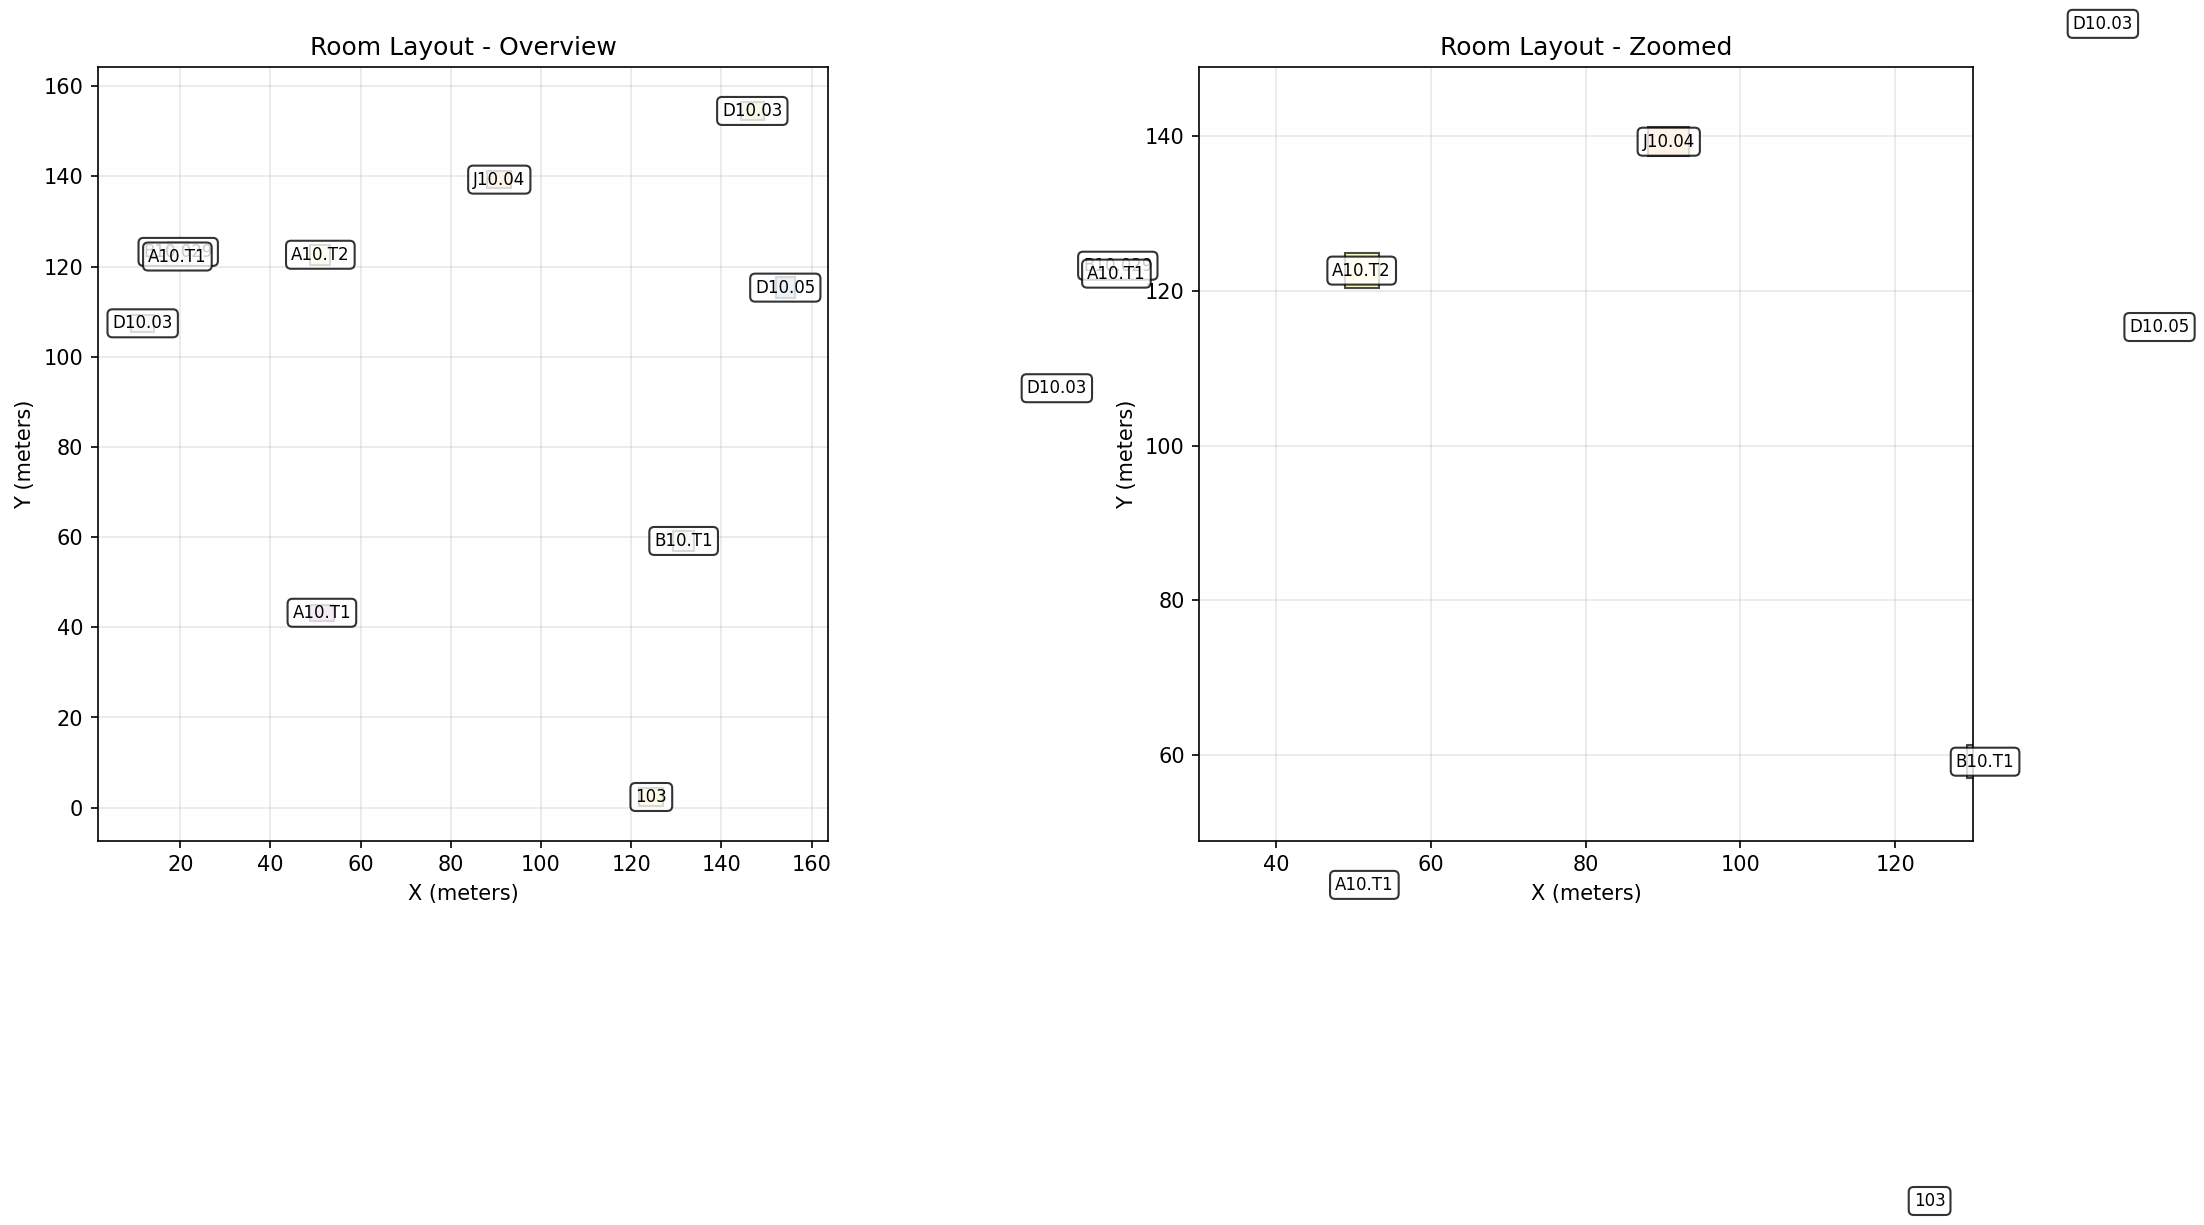

Here is the Python script that generated this plot:
#!/usr/bin/env python3
"""
Debug script to visualize the current geometry extraction results
"""

import sys
import os
sys.path.append(os.path.dirname(os.path.abspath(__file__)))

from ifc_room_schedule.parser.ifc_file_reader import IfcFileReader
from ifc_room_schedule.parser.ifc_space_extractor import IfcSpaceExtractor
from ifc_room_schedule.visualization.geometry_extractor import GeometryExtractor
import matplotlib.pyplot as plt
import matplotlib.patches as patches
from matplotlib.colors import ListedColormap
import numpy as np

def debug_current_geometry():
    """Debug the current geometry extraction with visualization."""
    
    print("Debugging current geometry extraction...")
    print("=" * 60)
    
    # Load IFC file
    ifc_file_path = "tesfiler/DEICH_Test.ifc"
    reader = IfcFileReader()
    success, message = reader.load_file(ifc_file_path)
    
    if not success:
        print(f"[ERROR] Failed to load IFC file: {message}")
        return
    
    print("[OK] IFC file loaded")
    ifc_file = reader.get_ifc_file()
    
    # Extract spaces
    extractor = IfcSpaceExtractor()
    spaces = extractor.extract_spaces(ifc_file)
    print(f"[OK] Found {len(spaces)} spaces")
    
    # Extract geometry
    geom_extractor = GeometryExtractor()
    
    # Process first 10 spaces for detailed analysis
    sample_spaces = spaces[:10]
    
    fig, (ax1, ax2) = plt.subplots(1, 2, figsize=(16, 8))
    
    colors = plt.cm.Set3(np.linspace(0, 1, len(sample_spaces)))
    
    print(f"\nAnalyzing first {len(sample_spaces)} spaces:")
    print("-" * 50)
    
    for i, space in enumerate(sample_spaces):
        space_name = getattr(space, 'Name', f'Space_{i}') or f'Space_{i}'
        space_guid = getattr(space, 'GlobalId', f'guid_{i}')
        
        print(f"\n{i+1}. {space_name} ({space_guid})")
        
        # Extract polygons
        polygons = geom_extractor.extract_space_boundaries(space)
        
        if polygons:
            polygon = polygons[0]  # Use first polygon
            points = polygon.points
            
            print(f"   - Points: {len(points)}")
            print(f"   - Area: {polygon.get_area():.1f} m2")
            
            # Get bounds
            x_coords = [p.x for p in points]
            y_coords = [p.y for p in points]
            min_x, max_x = min(x_coords), max(x_coords)
            min_y, max_y = min(y_coords), max(y_coords)
            
            print(f"   - Bounds: ({min_x:.1f}, {min_y:.1f}) to ({max_x:.1f}, {max_y:.1f})")
            print(f"   - Dimensions: {max_x-min_x:.1f} x {max_y-min_y:.1f} m")
            print(f"   - Center: ({(min_x+max_x)/2:.1f}, {(min_y+max_y)/2:.1f})")
            
            # Plot on both axes
            for ax in [ax1, ax2]:
                # Create polygon patch
                xy_points = [(p.x, p.y) for p in points]
                poly_patch = patches.Polygon(xy_points, 
                                           facecolor=colors[i], 
                                           edgecolor='black', 
                                           alpha=0.7,
                                           linewidth=1)
                ax.add_patch(poly_patch)
                
                # Add label at center
                center_x = (min_x + max_x) / 2
                center_y = (min_y + max_y) / 2
                ax.text(center_x, center_y, space_name, 
                       ha='center', va='center', fontsize=8, 
                       bbox=dict(boxstyle="round,pad=0.3", facecolor='white', alpha=0.8))
        else:
            print(f"   - No geometry extracted")
    
    # Set up axes
    ax1.set_title("Room Layout - Overview")
    ax1.set_xlabel("X (meters)")
    ax1.set_ylabel("Y (meters)")
    ax1.grid(True, alpha=0.3)
    ax1.set_aspect('equal')
    
    ax2.set_title("Room Layout - Zoomed")
    ax2.set_xlabel("X (meters)")
    ax2.set_ylabel("Y (meters)")
    ax2.grid(True, alpha=0.3)
    ax2.set_aspect('equal')
    
    # Auto-scale axes
    ax1.autoscale()
    ax2.autoscale()
    
    # Zoom ax2 to show potential overlaps better
    if sample_spaces:
        # Find the area with most rooms for zooming
        all_centers = []
        for space in sample_spaces:
            polygons = geom_extractor.extract_space_boundaries(space)
            if polygons:
                polygon = polygons[0]
                points = polygon.points
                x_coords = [p.x for p in points]
                y_coords = [p.y for p in points]
                center_x = (min(x_coords) + max(x_coords)) / 2
                center_y = (min(y_coords) + max(y_coords)) / 2
                all_centers.append((center_x, center_y))
        
        if all_centers:
            # Find center of all centers
            avg_x = sum(c[0] for c in all_centers) / len(all_centers)
            avg_y = sum(c[1] for c in all_centers) / len(all_centers)
            
            # Set zoom window around this center
            zoom_size = 50  # 50 meter window
            ax2.set_xlim(avg_x - zoom_size, avg_x + zoom_size)
            ax2.set_ylim(avg_y - zoom_size, avg_y + zoom_size)
    
    plt.tight_layout()
    plt.savefig('debug_current_geometry.png', dpi=150, bbox_inches='tight')
    print(f"\n[OK] Visualization saved as 'debug_current_geometry.png'")
    
    # Check for overlaps
    print(f"\nChecking for overlaps among sample spaces...")
    overlaps = []
    
    for i, space1 in enumerate(sample_spaces):
        polygons1 = geom_extractor.extract_space_boundaries(space1)
        if not polygons1:
            continue
            
        name1 = getattr(space1, 'Name', f'Space_{i}') or f'Space_{i}'
        poly1 = polygons1[0]
        center1 = poly1.get_center()
        
        for j, space2 in enumerate(sample_spaces[i+1:], i+1):
            polygons2 = geom_extractor.extract_space_boundaries(space2)
            if not polygons2:
                continue
                
            name2 = getattr(space2, 'Name', f'Space_{j}') or f'Space_{j}'
            poly2 = polygons2[0]
            center2 = poly2.get_center()
            
            # Calculate distance between centers
            distance = ((center1.x - center2.x)**2 + (center1.y - center2.y)**2)**0.5
            
            # If centers are very close, likely overlapping
            if distance < 5.0:  # Less than 5 meters apart
                overlaps.append((name1, name2, distance))
    
    if overlaps:
        print(f"[WARNING] Found {len(overlaps)} potential overlaps:")
        for name1, name2, dist in overlaps:
            print(f"   - {name1} <-> {name2}: {dist:.1f}m apart")
    else:
        print("[OK] No obvious overlaps detected in sample")
    
    plt.show()

if __name__ == "__main__":
    debug_current_geometry()